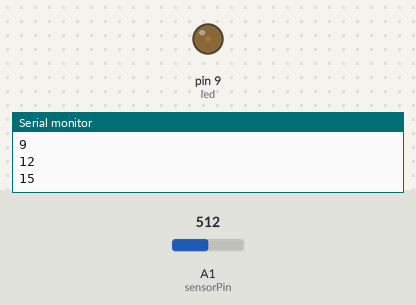
Recording of a sketch running on a simulated Arduino Uno, built with avr-gcc and run on an emulated ATmega328P. Shown: output pins drawn as LEDs (lit = HIGH), the last lines printed to the serial monitor. The inputs (shaded band) are chosen by the test bench; at power-on: A1 (sensorPin) = 512.

Above: at 0.85 s.
7.2 s: A1 (sensorPin) set to 214
At 8.11 s:
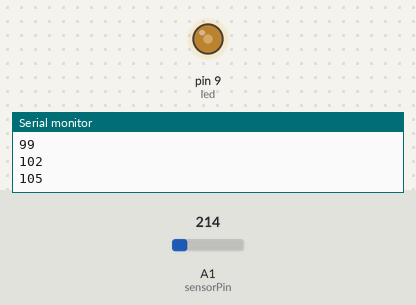
14.3 s: A1 (sensorPin) set to 186
At 15.07 s:
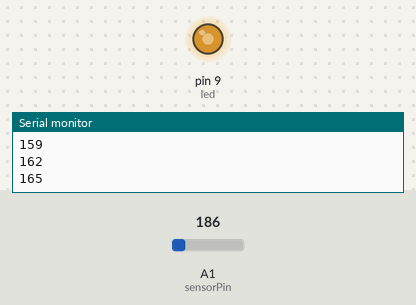
At 16.3 s:
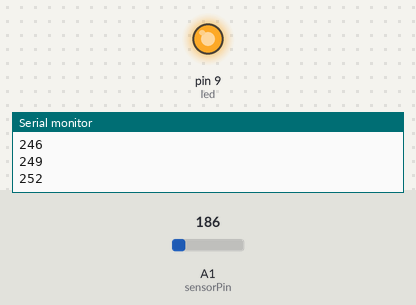
Timing chart, 0 to 20.5 s (numbered marks = the images above; inputs shaded):
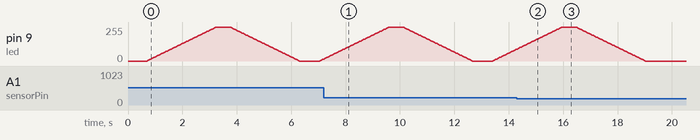

The sketch:

Breath_LDR_test.ino
```cpp
int sensorPin = A1; // select the input pin for LDR
int sensorValue = 0; // variable to store the value coming from the sensor

int led = 9;
int brightness = 0;    // how bright the LED is
int fadeAmount = 3;    // how many points to fade the LED by

int gstate = 0;

void setup() {

  Serial.begin(9600); //sets serial port for communication
  pinMode(led, OUTPUT);

}

void loop() {

  switch (gstate) {

    case 0:
      sensorValue = analogRead(sensorPin); // read the value from the sensor
      Serial.println(sensorValue); //prints the values coming from the sensor on the screen
      delay(100);
      if (sensorValue > 200) {
        delay(600);
        gstate = 1;
      }
      break;
    case 1:
      brightness = brightness + fadeAmount;
      if ( brightness >= 255) {
        delay(500);
        fadeAmount = -fadeAmount;
      }
      if (brightness < 0) {
        reset();
      }
      analogWrite(led, brightness);
      Serial.println(brightness);
      delay(30);
      break;
  }
}

void reset(){
  fadeAmount = 3;
  gstate = 0;
  brightness =0;
}
```

Measured:
- the behaviour switches between 201 and 200 on A1 (sensorPin) (found by bisection; images 1 and 2)
- after the input at 14.3 s, pin 9 (led): goes on until 19.0 s, then stays 0/255
